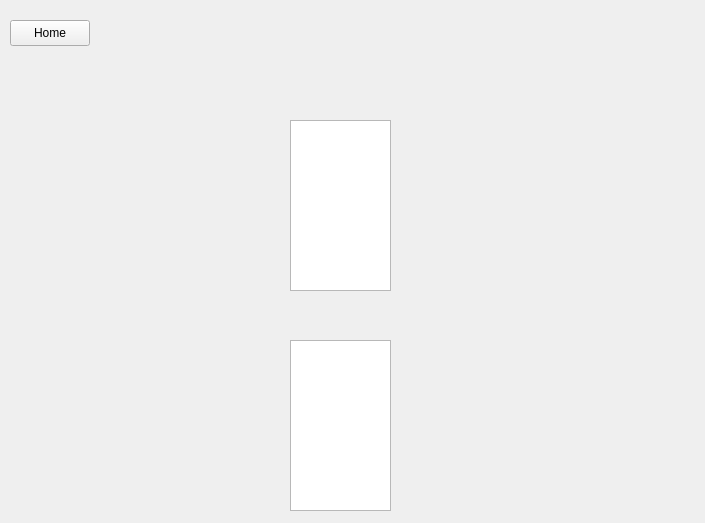
<?xml version="1.0" encoding="UTF-8"?>
<ui version="4.0">
 <class>SalesWidget</class>
 <widget class="QWidget" name="SalesWidget">
  <property name="geometry">
   <rect>
    <x>0</x>
    <y>0</y>
    <width>705</width>
    <height>523</height>
   </rect>
  </property>
  <property name="windowTitle">
   <string>Form</string>
  </property>
  <widget class="SalesPeriodWidget" name="salesPeriodWidget" native="true">
   <property name="geometry">
    <rect>
     <x>470</x>
     <y>10</y>
     <width>221</width>
     <height>291</height>
    </rect>
   </property>
  </widget>
  <widget class="QPushButton" name="homeButton">
   <property name="geometry">
    <rect>
     <x>10</x>
     <y>20</y>
     <width>80</width>
     <height>26</height>
    </rect>
   </property>
   <property name="text">
    <string>Home</string>
   </property>
   <property name="icon">
    <iconset>
     <normaloff>../Inventory/icons/home.svg</normaloff>../Inventory/icons/home.svg</iconset>
   </property>
  </widget>
  <widget class="QChartView" name="itemSalesGraph" native="true">
   <property name="geometry">
    <rect>
     <x>10</x>
     <y>110</y>
     <width>271</width>
     <height>181</height>
    </rect>
   </property>
  </widget>
  <widget class="QListWidget" name="itemSalesOptionList">
   <property name="geometry">
    <rect>
     <x>290</x>
     <y>120</y>
     <width>101</width>
     <height>171</height>
    </rect>
   </property>
  </widget>
  <widget class="QChartView" name="itemQntGraph" native="true">
   <property name="geometry">
    <rect>
     <x>10</x>
     <y>330</y>
     <width>271</width>
     <height>181</height>
    </rect>
   </property>
  </widget>
  <widget class="QListWidget" name="itemQntOptionList">
   <property name="geometry">
    <rect>
     <x>290</x>
     <y>340</y>
     <width>101</width>
     <height>171</height>
    </rect>
   </property>
  </widget>
  <widget class="QChartView" name="categorySalesGraph" native="true">
   <property name="geometry">
    <rect>
     <x>420</x>
     <y>330</y>
     <width>271</width>
     <height>181</height>
    </rect>
   </property>
  </widget>
 </widget>
 <customwidgets>
  <customwidget>
   <class>SalesPeriodWidget</class>
   <extends>QWidget</extends>
   <header>salesperiod</header>
   <container>1</container>
  </customwidget>
  <customwidget>
   <class>QChartView</class>
   <extends>QWidget</extends>
   <header>PySide6.QtCharts</header>
   <container>1</container>
  </customwidget>
 </customwidgets>
 <resources/>
 <connections/>
</ui>
